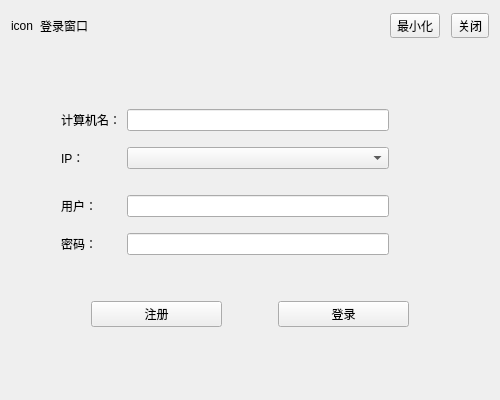
<?xml version="1.0" encoding="UTF-8"?>
<ui version="4.0">
 <class>Widget</class>
 <widget class="QWidget" name="Widget">
  <property name="geometry">
   <rect>
    <x>0</x>
    <y>0</y>
    <width>500</width>
    <height>400</height>
   </rect>
  </property>
  <property name="windowTitle">
   <string>Widget</string>
  </property>
  <layout class="QVBoxLayout" name="verticalLayout">
   <item>
    <widget class="QWidget" name="titleWidget" native="true">
     <layout class="QHBoxLayout" name="horizontalLayout_2">
      <property name="leftMargin">
       <number>0</number>
      </property>
      <property name="topMargin">
       <number>0</number>
      </property>
      <property name="rightMargin">
       <number>0</number>
      </property>
      <property name="bottomMargin">
       <number>0</number>
      </property>
      <item>
       <widget class="QLabel" name="iconLabel">
        <property name="text">
         <string>icon</string>
        </property>
       </widget>
      </item>
      <item>
       <spacer name="horizontalSpacer_7">
        <property name="orientation">
         <enum>Qt::Horizontal</enum>
        </property>
        <property name="sizeType">
         <enum>QSizePolicy::Fixed</enum>
        </property>
        <property name="sizeHint" stdset="0">
         <size>
          <width>1</width>
          <height>30</height>
         </size>
        </property>
       </spacer>
      </item>
      <item>
       <widget class="QLabel" name="titleLabel">
        <property name="text">
         <string>&lt;html&gt;&lt;head/&gt;&lt;body&gt;&lt;p&gt;登录窗口&lt;/p&gt;&lt;/body&gt;&lt;/html&gt;</string>
        </property>
       </widget>
      </item>
      <item>
       <spacer name="horizontalSpacer_6">
        <property name="orientation">
         <enum>Qt::Horizontal</enum>
        </property>
        <property name="sizeHint" stdset="0">
         <size>
          <width>40</width>
          <height>20</height>
         </size>
        </property>
       </spacer>
      </item>
      <item>
       <widget class="QToolButton" name="minToolButton">
        <property name="text">
         <string>最小化</string>
        </property>
       </widget>
      </item>
      <item>
       <spacer name="horizontalSpacer_8">
        <property name="orientation">
         <enum>Qt::Horizontal</enum>
        </property>
        <property name="sizeType">
         <enum>QSizePolicy::Fixed</enum>
        </property>
        <property name="sizeHint" stdset="0">
         <size>
          <width>5</width>
          <height>10</height>
         </size>
        </property>
       </spacer>
      </item>
      <item>
       <widget class="QToolButton" name="closeToolButton">
        <property name="text">
         <string>关闭</string>
        </property>
       </widget>
      </item>
     </layout>
    </widget>
   </item>
   <item>
    <spacer name="verticalSpacer_7">
     <property name="orientation">
      <enum>Qt::Vertical</enum>
     </property>
     <property name="sizeHint" stdset="0">
      <size>
       <width>20</width>
       <height>40</height>
      </size>
     </property>
    </spacer>
   </item>
   <item>
    <widget class="QWidget" name="inputWidget" native="true">
     <layout class="QGridLayout" name="gridLayout">
      <property name="leftMargin">
       <number>0</number>
      </property>
      <property name="topMargin">
       <number>0</number>
      </property>
      <property name="rightMargin">
       <number>0</number>
      </property>
      <property name="bottomMargin">
       <number>0</number>
      </property>
      <item row="5" column="1">
       <spacer name="verticalSpacer_3">
        <property name="orientation">
         <enum>Qt::Vertical</enum>
        </property>
        <property name="sizeType">
         <enum>QSizePolicy::Fixed</enum>
        </property>
        <property name="sizeHint" stdset="0">
         <size>
          <width>20</width>
          <height>10</height>
         </size>
        </property>
       </spacer>
      </item>
      <item row="2" column="1">
       <widget class="QLabel" name="ipLabel">
        <property name="text">
         <string>IP：</string>
        </property>
       </widget>
      </item>
      <item row="4" column="2">
       <widget class="QLineEdit" name="userEdit"/>
      </item>
      <item row="0" column="2">
       <widget class="QLineEdit" name="computerNameEdit"/>
      </item>
      <item row="6" column="1">
       <widget class="QLabel" name="passwordLabel">
        <property name="text">
         <string>密码：</string>
        </property>
       </widget>
      </item>
      <item row="6" column="2">
       <widget class="QLineEdit" name="passwordEdit">
        <property name="echoMode">
         <enum>QLineEdit::Password</enum>
        </property>
       </widget>
      </item>
      <item row="3" column="3">
       <spacer name="horizontalSpacer_5">
        <property name="orientation">
         <enum>Qt::Horizontal</enum>
        </property>
        <property name="sizeType">
         <enum>QSizePolicy::Fixed</enum>
        </property>
        <property name="sizeHint" stdset="0">
         <size>
          <width>100</width>
          <height>20</height>
         </size>
        </property>
       </spacer>
      </item>
      <item row="0" column="1">
       <widget class="QLabel" name="computerNameLabel">
        <property name="text">
         <string>计算机名：</string>
        </property>
       </widget>
      </item>
      <item row="1" column="1">
       <spacer name="verticalSpacer">
        <property name="orientation">
         <enum>Qt::Vertical</enum>
        </property>
        <property name="sizeType">
         <enum>QSizePolicy::Fixed</enum>
        </property>
        <property name="sizeHint" stdset="0">
         <size>
          <width>20</width>
          <height>10</height>
         </size>
        </property>
       </spacer>
      </item>
      <item row="3" column="1">
       <spacer name="verticalSpacer_2">
        <property name="orientation">
         <enum>Qt::Vertical</enum>
        </property>
        <property name="sizeType">
         <enum>QSizePolicy::Fixed</enum>
        </property>
        <property name="sizeHint" stdset="0">
         <size>
          <width>20</width>
          <height>10</height>
         </size>
        </property>
       </spacer>
      </item>
      <item row="4" column="1">
       <widget class="QLabel" name="userLabel">
        <property name="text">
         <string>用户：</string>
        </property>
       </widget>
      </item>
      <item row="3" column="0">
       <spacer name="horizontalSpacer_4">
        <property name="orientation">
         <enum>Qt::Horizontal</enum>
        </property>
        <property name="sizeType">
         <enum>QSizePolicy::Fixed</enum>
        </property>
        <property name="sizeHint" stdset="0">
         <size>
          <width>50</width>
          <height>20</height>
         </size>
        </property>
       </spacer>
      </item>
      <item row="7" column="2">
       <spacer name="verticalSpacer_5">
        <property name="orientation">
         <enum>Qt::Vertical</enum>
        </property>
        <property name="sizeHint" stdset="0">
         <size>
          <width>20</width>
          <height>40</height>
         </size>
        </property>
       </spacer>
      </item>
      <item row="2" column="2">
       <widget class="QComboBox" name="ipComboBox"/>
      </item>
     </layout>
    </widget>
   </item>
   <item>
    <widget class="QWidget" name="buttonWidget" native="true">
     <layout class="QHBoxLayout" name="horizontalLayout">
      <property name="leftMargin">
       <number>0</number>
      </property>
      <property name="topMargin">
       <number>0</number>
      </property>
      <property name="rightMargin">
       <number>0</number>
      </property>
      <property name="bottomMargin">
       <number>0</number>
      </property>
      <item>
       <spacer name="horizontalSpacer_2">
        <property name="orientation">
         <enum>Qt::Horizontal</enum>
        </property>
        <property name="sizeType">
         <enum>QSizePolicy::Fixed</enum>
        </property>
        <property name="sizeHint" stdset="0">
         <size>
          <width>80</width>
          <height>20</height>
         </size>
        </property>
       </spacer>
      </item>
      <item>
       <widget class="QPushButton" name="registerButton">
        <property name="text">
         <string>注册</string>
        </property>
       </widget>
      </item>
      <item>
       <spacer name="horizontalSpacer">
        <property name="orientation">
         <enum>Qt::Horizontal</enum>
        </property>
        <property name="sizeType">
         <enum>QSizePolicy::Fixed</enum>
        </property>
        <property name="sizeHint" stdset="0">
         <size>
          <width>50</width>
          <height>20</height>
         </size>
        </property>
       </spacer>
      </item>
      <item>
       <widget class="QPushButton" name="loginButton">
        <property name="text">
         <string>登录</string>
        </property>
       </widget>
      </item>
      <item>
       <spacer name="horizontalSpacer_3">
        <property name="orientation">
         <enum>Qt::Horizontal</enum>
        </property>
        <property name="sizeType">
         <enum>QSizePolicy::Fixed</enum>
        </property>
        <property name="sizeHint" stdset="0">
         <size>
          <width>80</width>
          <height>20</height>
         </size>
        </property>
       </spacer>
      </item>
     </layout>
    </widget>
   </item>
   <item>
    <spacer name="verticalSpacer_6">
     <property name="orientation">
      <enum>Qt::Vertical</enum>
     </property>
     <property name="sizeHint" stdset="0">
      <size>
       <width>20</width>
       <height>10</height>
      </size>
     </property>
    </spacer>
   </item>
  </layout>
 </widget>
 <layoutdefault spacing="6" margin="11"/>
 <resources/>
 <connections/>
</ui>
